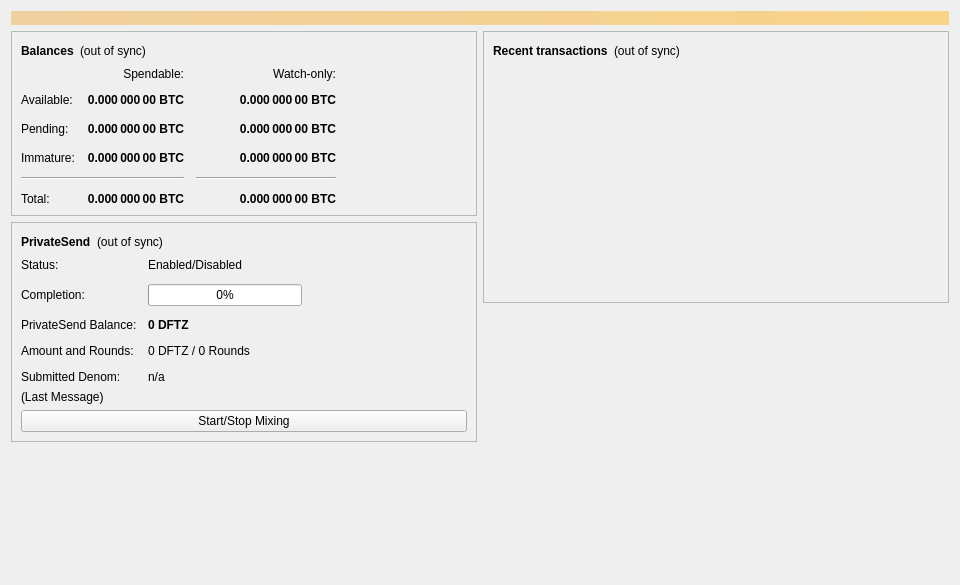
<?xml version="1.0" encoding="UTF-8"?>
<ui version="4.0">
 <class>OverviewPage</class>
 <widget class="QWidget" name="OverviewPage">
  <property name="geometry">
   <rect>
    <x>0</x>
    <y>0</y>
    <width>960</width>
    <height>585</height>
   </rect>
  </property>
  <property name="minimumSize">
   <size>
    <width>960</width>
    <height>0</height>
   </size>
  </property>
  <property name="windowTitle">
   <string>Form</string>
  </property>
  <layout class="QVBoxLayout" name="topLayout">
   <item>
    <widget class="QLabel" name="labelAlerts">
     <property name="visible">
      <bool>false</bool>
     </property>
     <property name="styleSheet">
      <string notr="true">QLabel { background-color: qlineargradient(x1: 0, y1: 0, x2: 1, y2: 0, stop:0 #F0D0A0, stop:1 #F8D488); color:#000000; }</string>
     </property>
     <property name="wordWrap">
      <bool>true</bool>
     </property>
     <property name="margin">
      <number>3</number>
     </property>
     <property name="textInteractionFlags">
      <set>Qt::TextSelectableByMouse</set>
     </property>
    </widget>
   </item>
   <item>
    <layout class="QHBoxLayout" name="horizontalLayout" stretch="1,1">
     <item>
      <layout class="QVBoxLayout" name="verticalLayout_2">
       <item>
        <widget class="QFrame" name="frame">
         <property name="frameShape">
          <enum>QFrame::StyledPanel</enum>
         </property>
         <property name="frameShadow">
          <enum>QFrame::Raised</enum>
         </property>
         <layout class="QVBoxLayout" name="verticalLayout_4">
          <item>
           <layout class="QHBoxLayout" name="horizontalLayout_4">
            <item>
             <widget class="QLabel" name="label_5">
              <property name="font">
               <font>
                <weight>75</weight>
                <bold>true</bold>
               </font>
              </property>
              <property name="text">
               <string>Balances</string>
              </property>
             </widget>
            </item>
            <item>
             <widget class="QLabel" name="labelWalletStatus">
              <property name="toolTip">
               <string>The displayed information may be out of date. Your wallet automatically synchronizes with the DFTz network after a connection is established, but this process has not completed yet.</string>
              </property>
              <property name="text">
               <string notr="true">(out of sync)</string>
              </property>
              <property name="alignment">
               <set>Qt::AlignLeading|Qt::AlignLeft|Qt::AlignVCenter</set>
              </property>
             </widget>
            </item>
            <item>
             <spacer name="horizontalSpacer_3">
              <property name="orientation">
               <enum>Qt::Horizontal</enum>
              </property>
              <property name="sizeHint" stdset="0">
               <size>
                <width>40</width>
                <height>20</height>
               </size>
              </property>
             </spacer>
            </item>
           </layout>
          </item>
          <item>
           <layout class="QGridLayout" name="gridLayout">
            <property name="spacing">
             <number>12</number>
            </property>
            <item row="2" column="2">
             <widget class="QLabel" name="labelWatchPending">
              <property name="font">
               <font>
                <weight>75</weight>
                <bold>true</bold>
               </font>
              </property>
              <property name="cursor">
               <cursorShape>IBeamCursor</cursorShape>
              </property>
              <property name="toolTip">
               <string>Unconfirmed transactions to watch-only addresses</string>
              </property>
              <property name="text">
               <string notr="true">0.000 000 00 BTC</string>
              </property>
              <property name="alignment">
               <set>Qt::AlignRight|Qt::AlignTrailing|Qt::AlignVCenter</set>
              </property>
              <property name="textInteractionFlags">
               <set>Qt::LinksAccessibleByMouse|Qt::TextSelectableByKeyboard|Qt::TextSelectableByMouse</set>
              </property>
             </widget>
            </item>
            <item row="2" column="1">
             <widget class="QLabel" name="labelUnconfirmed">
              <property name="font">
               <font>
                <weight>75</weight>
                <bold>true</bold>
               </font>
              </property>
              <property name="cursor">
               <cursorShape>IBeamCursor</cursorShape>
              </property>
              <property name="toolTip">
               <string>Total of transactions that have yet to be confirmed, and do not yet count toward the spendable balance</string>
              </property>
              <property name="text">
               <string notr="true">0.000 000 00 BTC</string>
              </property>
              <property name="alignment">
               <set>Qt::AlignRight|Qt::AlignTrailing|Qt::AlignVCenter</set>
              </property>
              <property name="textInteractionFlags">
               <set>Qt::LinksAccessibleByMouse|Qt::TextSelectableByKeyboard|Qt::TextSelectableByMouse</set>
              </property>
             </widget>
            </item>
            <item row="3" column="2">
             <widget class="QLabel" name="labelWatchImmature">
              <property name="font">
               <font>
                <weight>75</weight>
                <bold>true</bold>
               </font>
              </property>
              <property name="cursor">
               <cursorShape>IBeamCursor</cursorShape>
              </property>
              <property name="toolTip">
               <string>Mined balance in watch-only addresses that has not yet matured</string>
              </property>
              <property name="text">
               <string notr="true">0.000 000 00 BTC</string>
              </property>
              <property name="alignment">
               <set>Qt::AlignRight|Qt::AlignTrailing|Qt::AlignVCenter</set>
              </property>
              <property name="textInteractionFlags">
               <set>Qt::LinksAccessibleByMouse|Qt::TextSelectableByKeyboard|Qt::TextSelectableByMouse</set>
              </property>
             </widget>
            </item>
            <item row="4" column="0" colspan="2">
             <widget class="Line" name="lineSpendableBalance">
              <property name="orientation">
               <enum>Qt::Horizontal</enum>
              </property>
             </widget>
            </item>
            <item row="4" column="2">
             <widget class="Line" name="lineWatchBalance">
              <property name="sizePolicy">
               <sizepolicy hsizetype="Preferred" vsizetype="Fixed">
                <horstretch>0</horstretch>
                <verstretch>0</verstretch>
               </sizepolicy>
              </property>
              <property name="minimumSize">
               <size>
                <width>140</width>
                <height>0</height>
               </size>
              </property>
              <property name="orientation">
               <enum>Qt::Horizontal</enum>
              </property>
             </widget>
            </item>
            <item row="5" column="0">
             <widget class="QLabel" name="labelTotalText">
              <property name="text">
               <string>Total:</string>
              </property>
             </widget>
            </item>
            <item row="3" column="1">
             <widget class="QLabel" name="labelImmature">
              <property name="font">
               <font>
                <weight>75</weight>
                <bold>true</bold>
               </font>
              </property>
              <property name="cursor">
               <cursorShape>IBeamCursor</cursorShape>
              </property>
              <property name="toolTip">
               <string>Mined balance that has not yet matured</string>
              </property>
              <property name="text">
               <string notr="true">0.000 000 00 BTC</string>
              </property>
              <property name="alignment">
               <set>Qt::AlignRight|Qt::AlignTrailing|Qt::AlignVCenter</set>
              </property>
              <property name="textInteractionFlags">
               <set>Qt::LinksAccessibleByMouse|Qt::TextSelectableByKeyboard|Qt::TextSelectableByMouse</set>
              </property>
             </widget>
            </item>
            <item row="2" column="3">
             <spacer name="horizontalSpacer_2">
              <property name="orientation">
               <enum>Qt::Horizontal</enum>
              </property>
              <property name="sizeHint" stdset="0">
               <size>
                <width>40</width>
                <height>20</height>
               </size>
              </property>
             </spacer>
            </item>
            <item row="3" column="0">
             <widget class="QLabel" name="labelImmatureText">
              <property name="text">
               <string>Immature:</string>
              </property>
             </widget>
            </item>
            <item row="5" column="1">
             <widget class="QLabel" name="labelTotal">
              <property name="font">
               <font>
                <weight>75</weight>
                <bold>true</bold>
               </font>
              </property>
              <property name="cursor">
               <cursorShape>IBeamCursor</cursorShape>
              </property>
              <property name="toolTip">
               <string>Your current total balance</string>
              </property>
              <property name="text">
               <string notr="true">0.000 000 00 BTC</string>
              </property>
              <property name="alignment">
               <set>Qt::AlignRight|Qt::AlignTrailing|Qt::AlignVCenter</set>
              </property>
              <property name="textInteractionFlags">
               <set>Qt::LinksAccessibleByMouse|Qt::TextSelectableByKeyboard|Qt::TextSelectableByMouse</set>
              </property>
             </widget>
            </item>
            <item row="5" column="2">
             <widget class="QLabel" name="labelWatchTotal">
              <property name="font">
               <font>
                <weight>75</weight>
                <bold>true</bold>
               </font>
              </property>
              <property name="cursor">
               <cursorShape>IBeamCursor</cursorShape>
              </property>
              <property name="toolTip">
               <string>Current total balance in watch-only addresses</string>
              </property>
              <property name="text">
               <string notr="true">0.000 000 00 BTC</string>
              </property>
              <property name="alignment">
               <set>Qt::AlignRight|Qt::AlignTrailing|Qt::AlignVCenter</set>
              </property>
              <property name="textInteractionFlags">
               <set>Qt::LinksAccessibleByMouse|Qt::TextSelectableByKeyboard|Qt::TextSelectableByMouse</set>
              </property>
             </widget>
            </item>
            <item row="0" column="2">
             <widget class="QLabel" name="labelWatchonly">
              <property name="text">
               <string>Watch-only:</string>
              </property>
              <property name="alignment">
               <set>Qt::AlignRight|Qt::AlignTrailing|Qt::AlignVCenter</set>
              </property>
             </widget>
            </item>
            <item row="1" column="0">
             <widget class="QLabel" name="labelBalanceText">
              <property name="text">
               <string>Available:</string>
              </property>
             </widget>
            </item>
            <item row="1" column="1">
             <widget class="QLabel" name="labelBalance">
              <property name="font">
               <font>
                <weight>75</weight>
                <bold>true</bold>
               </font>
              </property>
              <property name="cursor">
               <cursorShape>IBeamCursor</cursorShape>
              </property>
              <property name="toolTip">
               <string>Your current spendable balance</string>
              </property>
              <property name="text">
               <string notr="true">0.000 000 00 BTC</string>
              </property>
              <property name="alignment">
               <set>Qt::AlignRight|Qt::AlignTrailing|Qt::AlignVCenter</set>
              </property>
              <property name="textInteractionFlags">
               <set>Qt::LinksAccessibleByMouse|Qt::TextSelectableByKeyboard|Qt::TextSelectableByMouse</set>
              </property>
             </widget>
            </item>
            <item row="1" column="2">
             <widget class="QLabel" name="labelWatchAvailable">
              <property name="font">
               <font>
                <weight>75</weight>
                <bold>true</bold>
               </font>
              </property>
              <property name="cursor">
               <cursorShape>IBeamCursor</cursorShape>
              </property>
              <property name="toolTip">
               <string>Your current balance in watch-only addresses</string>
              </property>
              <property name="text">
               <string notr="true">0.000 000 00 BTC</string>
              </property>
              <property name="alignment">
               <set>Qt::AlignRight|Qt::AlignTrailing|Qt::AlignVCenter</set>
              </property>
              <property name="textInteractionFlags">
               <set>Qt::LinksAccessibleByMouse|Qt::TextSelectableByKeyboard|Qt::TextSelectableByMouse</set>
              </property>
             </widget>
            </item>
            <item row="2" column="0">
             <widget class="QLabel" name="labelPendingText">
              <property name="text">
               <string>Pending:</string>
              </property>
             </widget>
            </item>
            <item row="0" column="1">
             <widget class="QLabel" name="labelSpendable">
              <property name="text">
               <string>Spendable:</string>
              </property>
              <property name="alignment">
               <set>Qt::AlignRight|Qt::AlignTrailing|Qt::AlignVCenter</set>
              </property>
             </widget>
            </item>
           </layout>
          </item>
         </layout>
        </widget>
       </item>
       <item>
        <widget class="QFrame" name="framePrivateSend">
         <property name="layoutDirection">
          <enum>Qt::LeftToRight</enum>
         </property>
         <property name="frameShape">
          <enum>QFrame::StyledPanel</enum>
         </property>
         <property name="frameShadow">
          <enum>QFrame::Raised</enum>
         </property>
         <layout class="QVBoxLayout" name="VerticalLayout_PS1">
          <item>
           <layout class="QHBoxLayout" name="horizontalLayout_5">
            <item>
             <widget class="QLabel" name="labelPrivateSendHeader">
              <property name="font">
               <font>
                <weight>75</weight>
                <bold>true</bold>
               </font>
              </property>
              <property name="text">
               <string>PrivateSend</string>
              </property>
             </widget>
            </item>
            <item>
             <widget class="QLabel" name="labelPrivateSendSyncStatus">
              <property name="toolTip">
               <string>The displayed information may be out of date. Your wallet automatically synchronizes with the DFTz network after a connection is established, but this process has not completed yet.</string>
              </property>
              <property name="text">
               <string notr="true">(out of sync)</string>
              </property>
              <property name="alignment">
               <set>Qt::AlignLeading|Qt::AlignLeft|Qt::AlignVCenter</set>
              </property>
             </widget>
            </item>
            <item>
             <spacer name="horizontalSpacer_4">
              <property name="orientation">
               <enum>Qt::Horizontal</enum>
              </property>
              <property name="sizeHint" stdset="0">
               <size>
                <width>40</width>
                <height>20</height>
               </size>
              </property>
             </spacer>
            </item>
           </layout>
          </item>
          <item>
           <layout class="QFormLayout" name="privateSendFormLayout">
            <property name="fieldGrowthPolicy">
             <enum>QFormLayout::AllNonFixedFieldsGrow</enum>
            </property>
            <property name="horizontalSpacing">
             <number>11</number>
            </property>
            <property name="verticalSpacing">
             <number>12</number>
            </property>
            <item row="0" column="0">
             <widget class="QLabel" name="labelPrivateSendEnabledText">
              <property name="text">
               <string>Status:</string>
              </property>
             </widget>
            </item>
            <item row="0" column="1">
             <widget class="QLabel" name="labelPrivateSendEnabled">
              <property name="text">
               <string>Enabled/Disabled</string>
              </property>
             </widget>
            </item>
            <item row="1" column="0">
             <widget class="QLabel" name="labelCompletitionText">
              <property name="text">
               <string>Completion:</string>
              </property>
             </widget>
            </item>
            <item row="1" column="1">
             <widget class="QProgressBar" name="privateSendProgress">
              <property name="maximumSize">
               <size>
                <width>154</width>
                <height>16777215</height>
               </size>
              </property>
              <property name="value">
               <number>0</number>
              </property>
             </widget>
            </item>
            <item row="2" column="0">
             <widget class="QLabel" name="labelAnonymizedText">
              <property name="text">
               <string>PrivateSend Balance:</string>
              </property>
             </widget>
            </item>
            <item row="2" column="1">
             <widget class="QLabel" name="labelAnonymized">
              <property name="font">
               <font>
                <weight>75</weight>
                <bold>true</bold>
               </font>
              </property>
              <property name="text">
               <string notr="true">0 DFTZ</string>
              </property>
             </widget>
            </item>
            <item row="3" column="0">
             <widget class="QLabel" name="labelAmountAndRoundsText">
              <property name="text">
               <string>Amount and Rounds:</string>
              </property>
             </widget>
            </item>
            <item row="3" column="1">
             <widget class="QLabel" name="labelAmountRounds">
              <property name="text">
               <string>0 DFTZ / 0 Rounds</string>
              </property>
             </widget>
            </item>
            <item row="4" column="0">
             <widget class="QLabel" name="labelSubmittedDenomText">
              <property name="text">
               <string>Submitted Denom:</string>
              </property>
             </widget>
            </item>
            <item row="4" column="1">
             <widget class="QLabel" name="labelSubmittedDenom">
              <property name="toolTip">
               <string>The denominations you submitted to the Masternode.&lt;br&gt;To mix, other users must submit the exact same denominations.</string>
              </property>
              <property name="text">
               <string>n/a</string>
              </property>
             </widget>
            </item>
           </layout>
          </item>
          <item>
           <layout class="QVBoxLayout" name="VerticalLayout_PS">
            <item>
             <widget class="QLabel" name="labelPrivateSendLastMessage">
              <property name="text">
               <string>(Last Message)</string>
              </property>
              <property name="alignment">
               <set>Qt::AlignLeading|Qt::AlignLeft|Qt::AlignTop</set>
              </property>
              <property name="wordWrap">
               <bool>true</bool>
              </property>
             </widget>
            </item>
            <item>
             <widget class="QPushButton" name="togglePrivateSend">
              <property name="sizePolicy">
               <sizepolicy hsizetype="MinimumExpanding" vsizetype="Fixed">
                <horstretch>0</horstretch>
                <verstretch>0</verstretch>
               </sizepolicy>
              </property>
              <property name="text">
               <string>Start/Stop Mixing</string>
              </property>
             </widget>
            </item>
           </layout>
          </item>
         </layout>
        </widget>
       </item>
       <item>
        <spacer name="verticalSpacer">
         <property name="orientation">
          <enum>Qt::Vertical</enum>
         </property>
         <property name="sizeHint" stdset="0">
          <size>
           <width>20</width>
           <height>40</height>
          </size>
         </property>
        </spacer>
       </item>
      </layout>
     </item>
     <item>
      <layout class="QVBoxLayout" name="verticalLayout_3">
       <item>
        <widget class="QFrame" name="frame_2">
         <property name="frameShape">
          <enum>QFrame::StyledPanel</enum>
         </property>
         <property name="frameShadow">
          <enum>QFrame::Raised</enum>
         </property>
         <layout class="QVBoxLayout" name="verticalLayout">
          <item>
           <layout class="QHBoxLayout" name="horizontalLayout_2">
            <item>
             <widget class="QLabel" name="label_4">
              <property name="font">
               <font>
                <weight>75</weight>
                <bold>true</bold>
               </font>
              </property>
              <property name="text">
               <string>Recent transactions</string>
              </property>
             </widget>
            </item>
            <item>
             <widget class="QLabel" name="labelTransactionsStatus">
              <property name="toolTip">
               <string>The displayed information may be out of date. Your wallet automatically synchronizes with the DFTz network after a connection is established, but this process has not completed yet.</string>
              </property>
              <property name="text">
               <string notr="true">(out of sync)</string>
              </property>
              <property name="alignment">
               <set>Qt::AlignLeading|Qt::AlignLeft|Qt::AlignVCenter</set>
              </property>
             </widget>
            </item>
            <item>
             <spacer name="horizontalSpacer">
              <property name="orientation">
               <enum>Qt::Horizontal</enum>
              </property>
              <property name="sizeHint" stdset="0">
               <size>
                <width>40</width>
                <height>20</height>
               </size>
              </property>
             </spacer>
            </item>
           </layout>
          </item>
          <item>
           <widget class="QListView" name="listTransactions">
            <property name="styleSheet">
             <string notr="true">QListView { background: transparent; }</string>
            </property>
            <property name="frameShape">
             <enum>QFrame::NoFrame</enum>
            </property>
            <property name="verticalScrollBarPolicy">
             <enum>Qt::ScrollBarAlwaysOff</enum>
            </property>
            <property name="horizontalScrollBarPolicy">
             <enum>Qt::ScrollBarAlwaysOff</enum>
            </property>
            <property name="selectionMode">
             <enum>QAbstractItemView::NoSelection</enum>
            </property>
           </widget>
          </item>
         </layout>
        </widget>
       </item>
       <item>
        <spacer name="verticalSpacer_2">
         <property name="orientation">
          <enum>Qt::Vertical</enum>
         </property>
         <property name="sizeHint" stdset="0">
          <size>
           <width>20</width>
           <height>40</height>
          </size>
         </property>
        </spacer>
       </item>
      </layout>
     </item>
    </layout>
   </item>
  </layout>
 </widget>
 <resources/>
 <connections/>
</ui>
